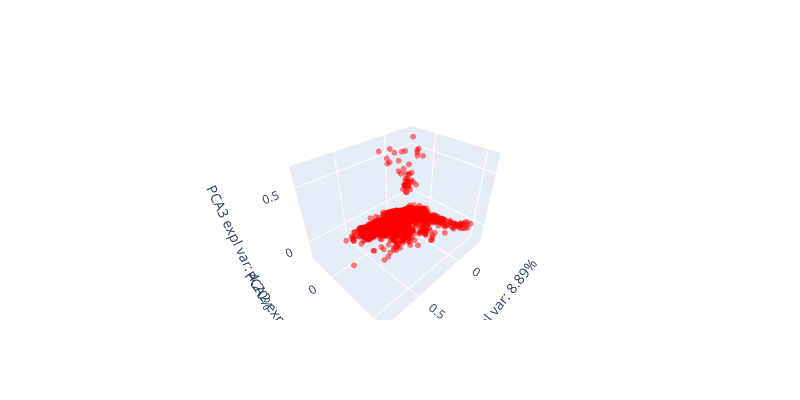

The code cell stored with this chart in its notebook:
### Code cell
def graphing_3d_pca(pt, labels, sequ, pc1, pc2, pc3, show_points = None):
        
    pca = compute_pca(pc3)
    pca_transf = pca.fit_transform(pt.reshape(-1, 20*10))
    pca_transf = pca_transf[:, [pc1-1, pc2-1, pc3-1]]

    x_axes = f'PCA{pc1} expl var: {pca.explained_variance_ratio_[pc1-1]*100:.2f}%'
    y_axes = f'PCA{pc2} expl var: {pca.explained_variance_ratio_[pc2-1]*100:.2f}%'
    z_axes = f'PCA{pc3} expl var: {pca.explained_variance_ratio_[pc3-1]*100:.2f}%'

    X = pd.DataFrame(pca_transf, columns = [x_axes, y_axes, z_axes])
    X['Labels'] = pd.DataFrame(labels, columns=['Labels'])['Labels'].apply(lambda x: 'Binder' if x > 0.5 else 'Non Binder')

    if show_points == 'binders':
        X = X[X['Labels'] == 'Binder']

    elif show_points == 'non binders':
        X = X[X['Labels'] == 'Non Binder']

    # Create a 3D scatter plot with Plotly
    fig = go.Figure(data=[
        go.Scatter3d(
            x=X[x_axes],
            y=X[y_axes],
            z=X[z_axes],
            mode='markers',
            marker=dict(
                size=2,
                color=X['Labels'].map({'Binder': 'red', 'Non Binder': 'blue'}),
                opacity=0.5
            )
        )
    ])

    # Set labels for each axis
    fig.update_layout(scene=dict(xaxis_title=x_axes, yaxis_title=y_axes, zaxis_title=z_axes))
    fig.update_layout(width=800, height=400)

    # Show the interactive plot
    fig.show()

graphing_3d_pca(pt, labels, sequ, 1, 2, 3, show_points = 'binders')
    

def show_all_pc_combos_3d(pt, labels, sequ, pc_no, show_points = None):
    combos = set()
    pca = compute_pca(pc_no)
    
    for i in range(1, pc_no+1):
        for j in range (1, pc_no+1):
            for k in range (1, pc_no+1):
                if i !=j and i != k and j != k: 
                    current_combo = frozenset({i, j, k}) 

                    if current_combo not in combos:
                        combos.add(current_combo)
                        graphing_3d(pt, labels, sequ, i, j, k, 'binders')

# show_all_pc_combos_3d(pt, labels, sequ, 10, show_points = None)

### Figure 1 — Plotly figure (JSON) as saved in the notebook; plotly's stock layout.template omitted (floating-point values rounded to 4 significant figures; data arrays with more than 128 entries replaced by an {"elided": "..."} marker saying what was removed)
{"data": [{"marker": {"color": {"elided": "8955 str values"}, "opacity": 0.5, "size": 2}, "mode": "markers", "type": "scatter3d", "x": {"elided": "8955 float values"}, "y": {"elided": "8955 float values"}, "z": {"elided": "8955 float values"}}], "layout": {"height": 400, "scene": {"xaxis": {"title": {"text": "PCA1 expl var: 8.89%"}}, "yaxis": {"title": {"text": "PCA2 expl var: 4.47%"}}, "zaxis": {"title": {"text": "PCA3 expl var: 4.20%"}}}, "width": 800}}
